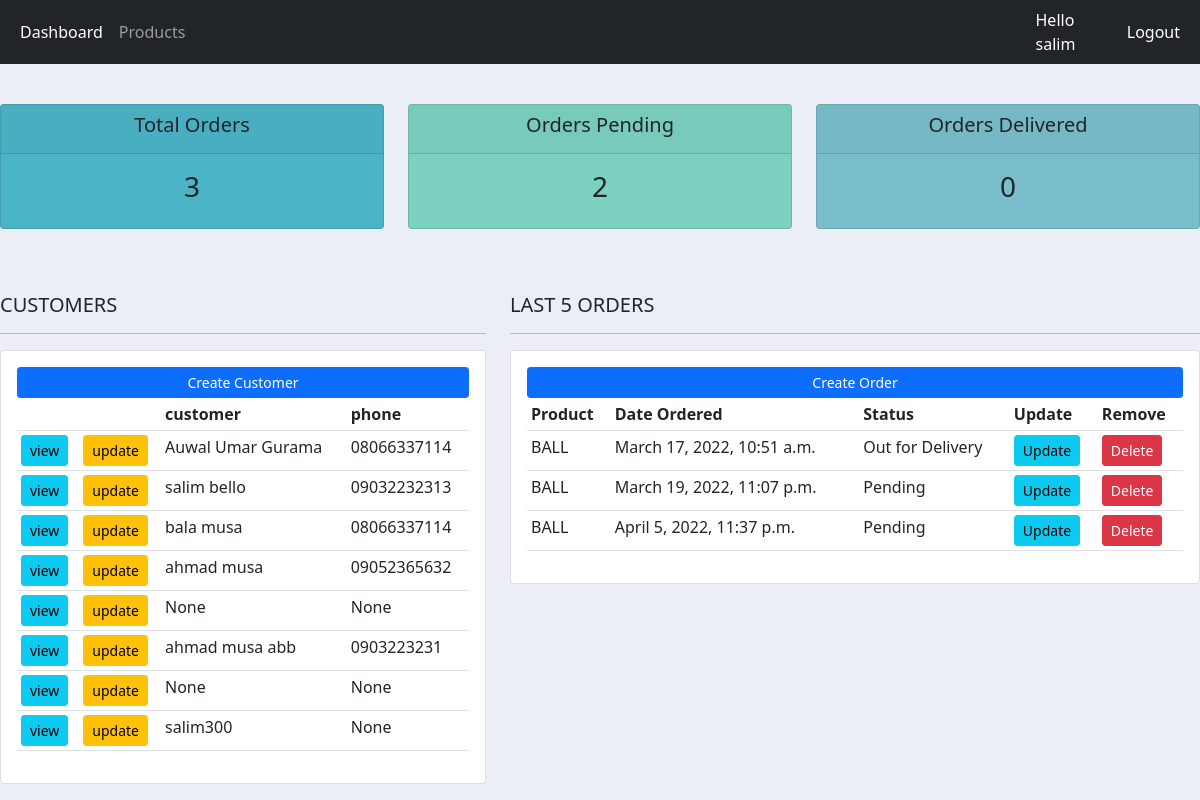
The app's page / (signed in) with its own data.
### accounts/models.py (models this page shows, shortened)
class Customer(models.Model):
    user = models.OneToOneField(User,null=True,blank=True,on_delete=models.CASCADE)
    name = models.CharField(max_length=150, null=True)
    phone = models.CharField(max_length=150, null=True)
    email = models.CharField(max_length=150, null=True)
    profile_pic = models.ImageField(null=True, default='salim2.png',blank=True)
    date_created = models.DateTimeField(auto_now_add=True)

class Order(models.Model):
    customer = models.ForeignKey(Customer, null=True, on_delete=models.SET_NULL)
    product = models.ForeignKey(Product, null=True, on_delete=models.SET_NULL)
    STATUS = (
        ('Pending','Pending'),
        ('Out for Delivery','Out for Delivery'),
        ('Delivered','Delivered'),
    )
    date_created = models.DateTimeField(auto_now_add=True)
    status = models.CharField(max_length=150, null=True, choices=STATUS)

class Product(models.Model):
    CATEGORY = (
        ('Indoor','Indoor'),
        ('Out Door','Out Door'),
    )
    name = models.CharField(max_length=150, null=True)
    price = models.FloatField(null=True)
    category = models.CharField(max_length=150, null=True, choices = CATEGORY)
    description = models.CharField(max_length=150, null=True, blank=True)
    date_created = models.DateTimeField(auto_now_add=True)
    tags = models.ManyToManyField(Tags)
    def __str__(self):
       return self.name[:]

### accounts/decorators.py (the view)
    def wrapper_func(request,*args,**kwargs):
        group = None
        if request.user.groups.exists():
            group = request.user.groups.all()[0].name
        if group == 'customer':
            return redirect('user_page')
        if group == 'admin':
            return view_func(request,*args,**kwargs)

### accounts/views.py (called while the page is built)
@login_required(login_url='login')
@admin_only
def homePage(request):
    customer = Customer.objects.all()
    order = Order.objects.all()
    total_customer = customer.count()
    total_order = order.count()
    total_delivered = order.filter(status="Delivered").count()
    total_pending = order.filter(status="Pending").count()
    context = {
    "customers":customer,
    "orders":order,
    "total_customer":total_customer,
    "total_order":total_order,
    "total_delivered":total_delivered,
    "total_pending":total_pending
    }
    return render(request,'dashboard.html',context)

### templates/dashboard.html
{% extends 'base.html'%}
{% block content %}
{% include 'status.html' %}
<br>
<br>
<div class="row">
    <div class="col-md-5">
        <h5>CUSTOMERS</h5>
        <hr>
        <div class="card card-body">
            <a href="{% url 'create_customer' %}" class="btn btn-primary btn-sm btn-block">Create Customer</a>
            <table class="table table-sm">
                <tr>
                    <th></th>
                    <th></th>
                    <th>customer</th>
                    <th>phone</th>
                </tr>
                {% for customer in customers %}
                <tr>
                    <td><a href="{% url 'customer' customer.id %}" class="btn btn-sm btn-info">view</a></td>
                    <td><a href="{% url 'update_customer' customer.id %}" class="btn btn-sm btn-warning">update</a></td>
                    <td>{{customer.name}}</td>
                    <td>{{customer.phone}}</td>
                </tr>
                {% endfor %}
            </table>
        </div>
    </div>
    <div class="col-md-7">
        <h5>LAST 5 ORDERS</h5>
        <hr>
        <div class="card card-body">
            <a href="" class="btn btn-primary btn-sm btn-block">Create Order</a>
            <table class="table table-sm">
                <tr>
                    <th>Product</th>
                    <th>Date Ordered</th>
                    <th>Status</th>
                    <th>Update</th>
                    <th>Remove</th>
                </tr>
                {% for order in orders %}
                    <tr>
                        <td>{{order.product}}</td>
                        <td>{{order.date_created}}</td>
                        <td>{{order.status}}</td>
                        <td><a href="{% url 'update_order' order.id %}" class="btn btn-sm btn-info">Update</a></td>
                        <td><a href="{% url 'delete_order' order.id %}" class="btn btn-sm btn-danger">Delete</a></td>
                    </tr>
                {% endfor %}
            </table>
        </div>
</div>
{% endblock %}

### templates/base.html (shortened to what this page needs)
{% load static %}
<!DOCTYPE html>
<html lang="en">
<head>
    <link rel="stylesheet" href="{% static '/css/main.css' %}">
</head>
<body class="body-style">
    {% include 'navbar.html' %}
    {% block content %}
    {% endblock %}
</body>
    <link href="{% static '/css/bootstrap.min.css' %}" rel="stylesheet">
</html>

### templates/navbar.html (shortened to what this page needs)
{% load static %}
<nav class="navbar navbar-expand-lg navbar-dark bg-dark mb-3">
    <div class="container-fluid">
      <div class="collapse navbar-collapse" id="navbarSupportedContent">
        <ul class="navbar-nav me-auto mb-2 mb-lg-0">
          <li class="nav-item">
            {% if request.user.is_staff %}
            <a class="nav-link active" aria-current="page" href="{% url 'home' %}">Dashboard</a>
          </li>
          <li class="nav-item">
            <a class="nav-link" href="{% url 'product' %}">Products</a>
          </li>
          {% else %}
          <li class="nav-item">
            <a class="nav-link" href="{% url 'account_settings' %}">Settings</a>
        </ul>
          {% endif %}
      </div>
    </div>
    <span class="logout-style">Hello {{user.username}}</span>
    <span><a class="logout-style" href="{% url 'logout' %}">Logout</a></span>
  </nav>

### templates/status.html
<br>
<div class="row">
    <div class="col">
        <div class="col-md">
            <div class="card text-center text-dark mb-3" id="total-orders">
                <div class="card-header">
                    <h5 class="card-title">Total Orders</h5>
                </div>
                <div class="card-body">
                    <h3 class="card-title">{{total_order}}</h3>
                </div>
            </div>
        </div>
    </div>
    <div class="col">
        <div class="col-md">
            <div class="card text-center text-dark mb-3" id="orders-pending">
                <div class="card-header">
                    <h5 class="card-title">Orders Pending</h5>
                </div>
                <div class="card-body">
                    <h3 class="card-title">{{total_pending}}</h3>
                </div>
            </div>
        </div>
    </div>
    <div class="col">
        <div class="col-md">
            <div class="card text-center text-dark mb-3" id="orders-delivered">
                <div class="card-header">
                    <h5 class="card-title">Orders Delivered</h5>
                </div>
                <div class="card-body">
                    <h3 class="card-title">{{total_delivered}}</h3>
                </div>
            </div>
        </div>
    </div>
</div>

### static/css/main.css (style rules this page uses)
.body-style { background-color: #ebeff5; }
#total-orders { background-color: #4cb4c7; }
#orders-delivered { background-color: #7abecc; }
#orders-pending { background-color: #7CD1C0; }

### templates/navbar.html (style rules this page uses)
.logout-style { color: white; text-decoration: none; margin-right:20px; }

### records on screen
Customer: name "Auwal Umar Gurama", phone "08066337114"
Customer: name "salim bello", phone "09032232313"
Customer: name "bala musa", phone "08066337114"
Customer: name "ahmad musa", phone "09052365632"
Customer: name "None", phone "None"
Customer: name "ahmad musa abb", phone "0903223231"
Customer: name "None", phone "None"
Customer: name "salim300", phone "None"
Order: product "BALL", date_created "March 17, 2022, 10:51 a.m.", status "Out for Delivery"
Order: product "BALL", date_created "March 19, 2022, 11:07 p.m.", status "Pending"
Order: product "BALL", date_created "April 5, 2022, 11:37 p.m.", status "Pending"

### other values on screen
{{ user.username }} "salim"
{{ total_order }} "3"
{{ total_pending }} "2"
{{ total_delivered }} "0"
